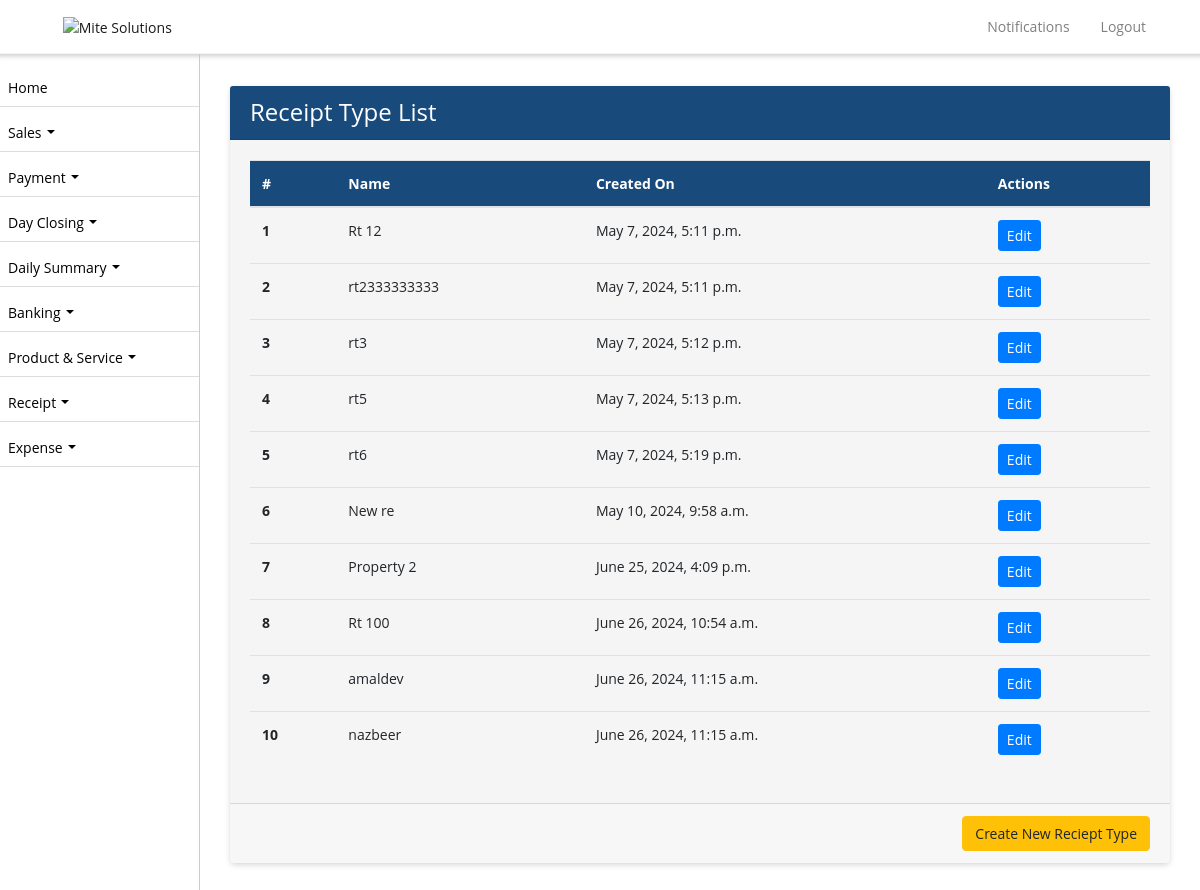
/receipt-type/ (signed in), run on the app's committed database.
### ezshopapp/models.py (models this page shows, shortened)
class ReceiptType(models.Model):
    name = models.CharField(max_length=255)
    business_profile = models.CharField(max_length=255, null=True)
    created_on = models.DateTimeField(auto_now_add=True, null=True)

### ezshopapp/views.py (the view)
# urls.py: path('receipt-type/', receipt_type_list, name='receipt_type_list'),
def receipt_type_list(request):
    shop_admin = get_object_or_404(ShopAdmin, user=request.user)
    shop = shop_admin.shop
    business_profile = get_object_or_404(BusinessProfile, name=shop.name)
    receipt_types = ReceiptType.objects.filter(business_profile=business_profile.id)
    return render(request, 'receipt_type_list.html', {'object_list': receipt_types})

### ezshopapp/templates/receipt_type_list.html (shortened to what this page needs)
{% extends 'base.html' %}
{% block content %}
<div class="container">
  <div class="card">
    <div class="card-header">
      <h4 class="mb-0">Receipt Type List</h4>
    </div>
    <div class="card-body">
  <table class="table">
    <thead>
      <tr>
        <th scope="col">#</th>
         <th scope="col">Name</th>
        <th scope="col">Created On</th>
        <th scope="col">Actions</th>
      </tr>
    </thead>
    <tbody>
     {% for receipt_type in object_list %}
        <tr>
          <th scope="row">{{ forloop.counter }}</th>
          <td>{{ receipt_type.name }}</td>
          <td>{{ receipt_type.created_on }}</td>
          <td>
            <a href="{% url 'update_receipt_type' receipt_type.id %}" class="btn btn-primary btn-sm">Edit</a>
		</td>
        </tr>
      {% endfor %}
    </tbody>
  </table>
</div>
<div class="card-footer text-right">
  <a href="/receipt-type/create/" class="btn btn-warning">Create New Reciept Type</a>
</div>
</div>
</div>
{% endblock %}

### ezshopapp/templates/base.html (style rules this page uses)
body, p, h1, h2, h3, h4, h5, h6, a, li, label, input, div, span, small { font-family: "Open Sans", sans-serif !important; }
body, p, a, li, li>a { font-size:14px !important; }
h4 { color: #fff !important; }
body { padding-top: 56px; background-color: #ffffff !important; }
table thead { border-radius: 5px !important; }
table thead th { vertical-align: bottom; border-bottom: 2px solid #dee2e6; background-color: #184b7c !important; color: #fff !important; }
tbody { border-bottom: 0px !important; background-color: #f5f5f5 !important; }
tbody>tr>td { background-color: #f5f5f5 !important; }
table { border:1px !important; }
div>.table-responsive, table, table>thead { border-radius: 10px !important; }
.card { border:0px !important; margin-top:15px; margin-bottom:15px; box-shadow: 0px 2px 6px -1px #ccc; }
.card-body { background-color: #f5f5f5 !important; }
.card-header { background-color: #184b7c !important; color:#fff !important; }
.btn-primary { --bs-btn-color: #fff; --bs-btn-bg: #00B69B; --bs-btn-border-color: #00B69B; --bs-btn-hover-color: #000; --bs-btn-hover-bg: #26c1aa; --bs-btn-hover-border-color: #1abda5; --bs-btn-focus-shadow-rgb: 0, 155, 132; --bs-btn-active-color: #000; --bs-btn-active-bg: #33c5af; --bs-btn-active-border-color: #1abda5; --bs-btn-active-shadow: inset 0 3px 5px rgba(0, 0, 0, 0.125); --bs-btn-disabled-color: #000; --bs-btn-disabled-bg: #00B69B; --bs-btn-disabled-border-color: #00B69B; }

### data on the page
ReceiptType: name "Rt 12", created_on "May 7, 2024, 5:11 p.m."
ReceiptType: name "rt2333333333", created_on "May 7, 2024, 5:11 p.m."
ReceiptType: name "rt3", created_on "May 7, 2024, 5:12 p.m."
ReceiptType: name "rt5", created_on "May 7, 2024, 5:13 p.m."
ReceiptType: name "rt6", created_on "May 7, 2024, 5:19 p.m."
ReceiptType: name "New re", created_on "May 10, 2024, 9:58 a.m."
ReceiptType: name "Property 2", created_on "June 25, 2024, 4:09 p.m."
ReceiptType: name "Rt 100", created_on "June 26, 2024, 10:54 a.m."
ReceiptType: name "amaldev", created_on "June 26, 2024, 11:15 a.m."
ReceiptType: name "nazbeer", created_on "June 26, 2024, 11:15 a.m."
